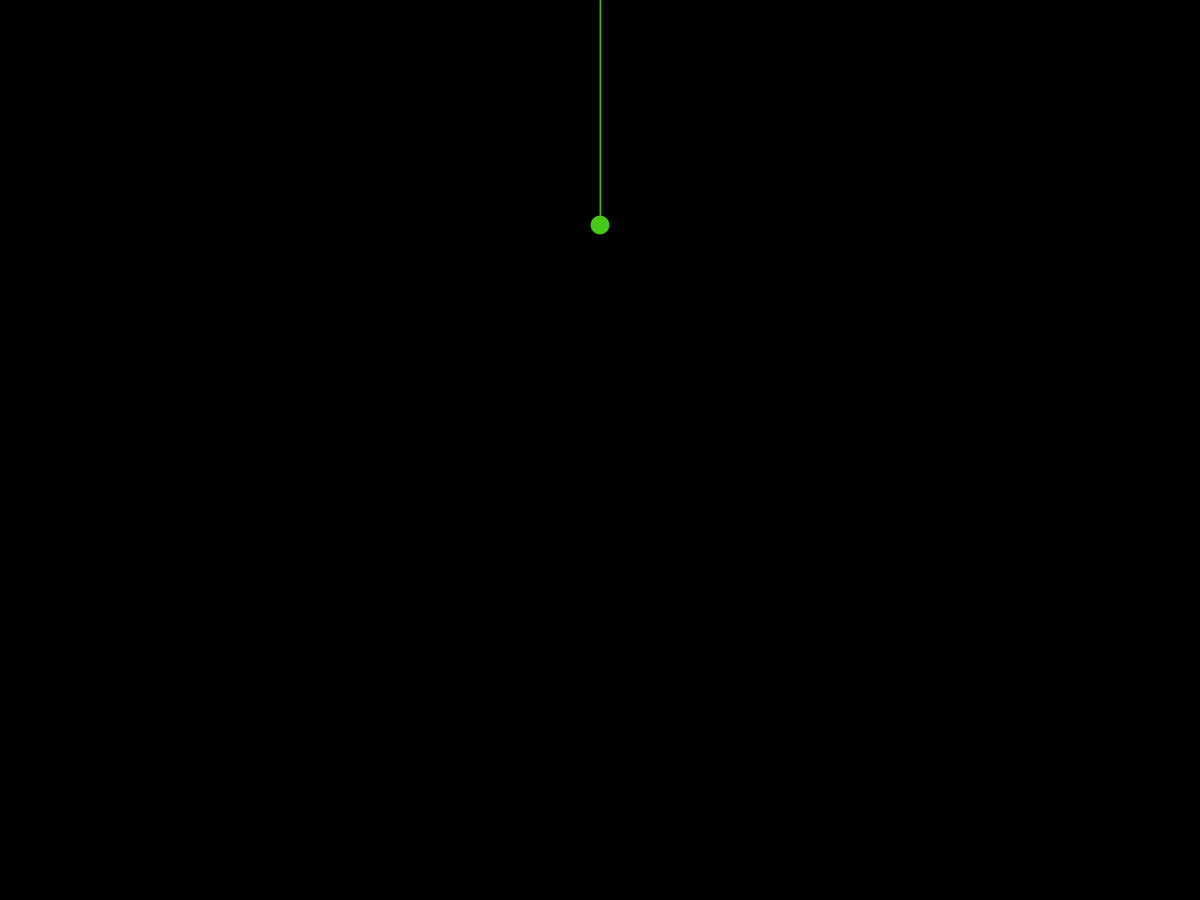
Frame 1 (no input)
Frame 60 (the mouse pressed at the canvas centre just before this capture): identical to frame 1, image omitted
Frame 120 (the mouse held since frame 60 and released just before this capture): identical to frame 1, image omitted

The Processing sketch that drew this single still picture (run headless with seeded random() and noise(); from frame 60 on, the mouse is pressed at the canvas centre):

// Processing sketch: pendulo
// ── pendulo.pde
//Pendulum[] p = new Pendulum[2];
Pendulum p;
//float index = 1;

void setup(){
  //size(900,900);
  fullScreen(2);
  background(1);
  frameRate(60);
  //for(int i = 0; i < p.length; i++) {
  //  p[i] = new Pendulum(0, 300 + index);
  //  index += 1;
  //}
  p = new Pendulum(0, 300);
  
}

void draw(){
  bg();
  
  //for(int i = 0; i < p.length; i++) {
  //  p[i].applyForce(p[i].gravidade());
  //  p[i].update();
  //  p[i].display();
  //  //stroke(70,200,25);
  //  //strokeWeight(5);
  //  //line(p[i].location.x,p[i].location.y,p[i-1].location.x,p[i-1].location.y);
  //}
  
  p.applyForce(p.gravidade());
  p.update();
  p.display();
  //println(p.location.x+p.mass,"/",mouseX);
  if (mouseX < p.location.x+(p.mass/2) && mouseY < p.location.y+(p.mass/2) && mouseX > p.location.x-(p.mass/2) && mouseY > p.location.y-(p.mass/2)) {
      println("yes");
  } else { println("no"); }
  
}

void bg() {
  pushMatrix();
  noStroke();
  fill(0,255);
  rect(0,0,width,height);
  popMatrix();
}

void mousePressed() {
    if (mouseX < p.location.x+(p.mass/2) && mouseY < p.location.y+(p.mass/2) && mouseX > p.location.x-(p.mass/2) && mouseY > p.location.y-(p.mass/2)) {
      println("yessss");
      p.go = false;
      p.ang = radians(map(mouseX,0,width,-10000,10000));      
    }
}

void mouseReleased() {
  p.go = true;
}

// ── Pendulum.pde
class Pendulum {
  
  PVector origem;
  PVector location;
  
  float r;
  float ang;
  float aAcceleration;
  float aVelocity;
  
  float mass;
  float maxSpeed;
  
  boolean go = true;
  
  Pendulum(float a, float len) {
    
    r = len;
    ang = radians(a);
    aAcceleration = 0;
    aVelocity = 0;
    mass = 25;
    maxSpeed = 0.01;
    
    origem = new PVector(width/2,0);
    location = new PVector(width/2,r*cos(ang));
    
  }
  
  void update() {
      aVelocity += aAcceleration;
      ang += aVelocity;
      location.x = origem.x + r * sin(ang);
      location.y = origem.y + r * cos(ang);
      aVelocity *= 0.99;
      aAcceleration = 0;
  }
  
  void display() {
    push();
    stroke(70,200,25);
    strokeWeight(2);
    line(location.x,location.y,origem.x,origem.y);
    pop();
    
    push();
    fill(70,200,25);
    noStroke();
    circle(location.x,location.y,mass);
    pop();
  }
  
  void drawLine() {
    
  }
  
  void applyForce(float force) {
    aAcceleration = (force/r) * sin(ang);
  }
  
  float gravidade() {
    float gravidadeForce = -1;
    return gravidadeForce;
  }
  
}
